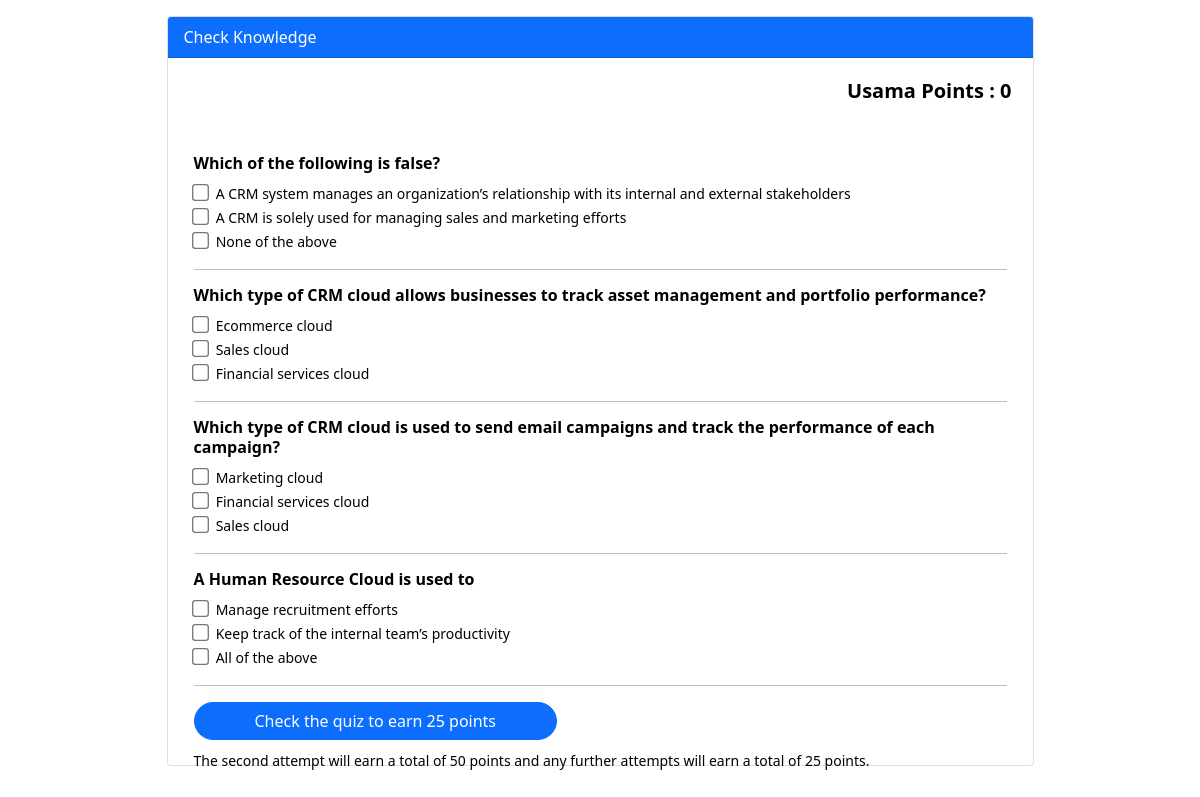
The app's page / (signed in), older data.
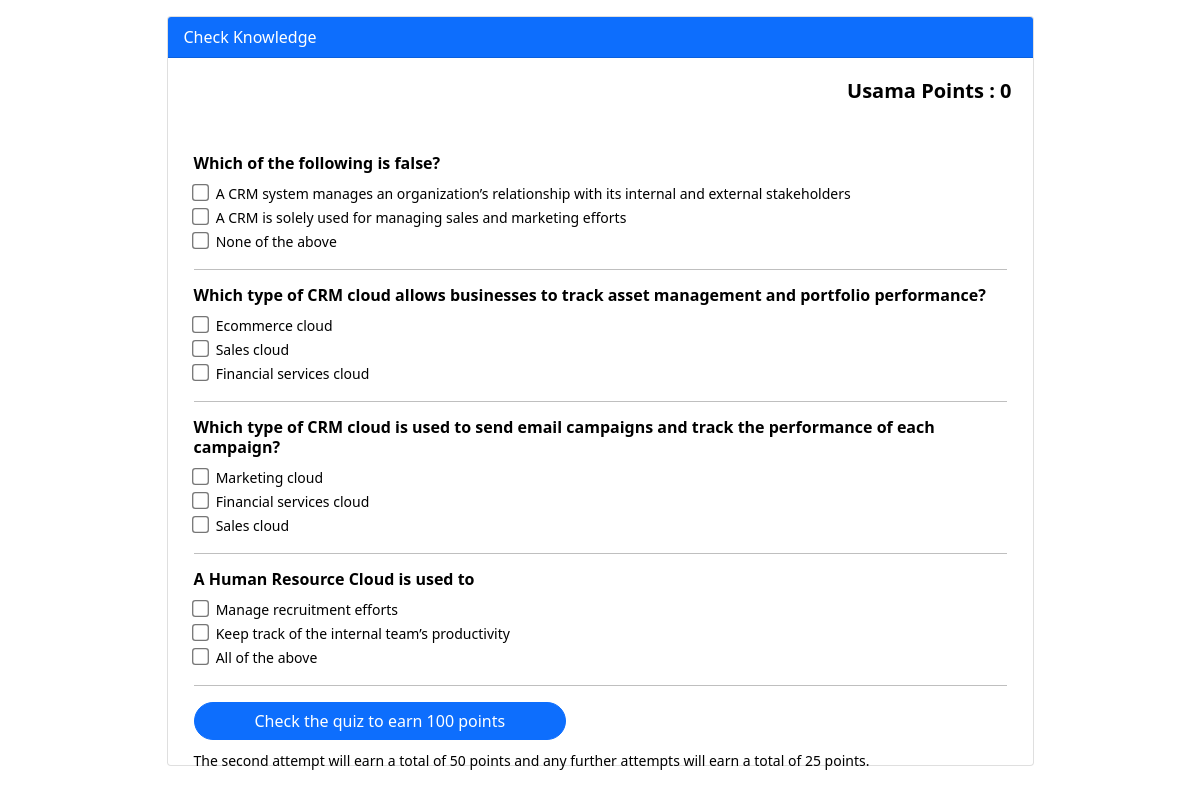
The same page, newer data.
### app/models.py (models this page shows, shortened)
class Point(models.Model):
    user = models.OneToOneField(User, on_delete=models.CASCADE)
    points = models.PositiveIntegerField(default=0)
    attempt = models.PositiveIntegerField(default=1)
    passed = models.BooleanField(default=False)
    def __str__(self):
        return str(self.points)
    def points_to_give(self):
        if self.attempt is 1:
            return 100
        elif self.attempt is 2:
            return 50
        else:
            return 25

class Question(models.Model):
    text = models.CharField(max_length=200)
    def __str__(self):
        return str(self.text)
    def get_answers(self):
        return self.answer_set.all()

class Answer(models.Model):
    text = models.CharField(max_length=200)
    correct = models.BooleanField(default=False)
    question = models.ForeignKey(Question, on_delete=models.CASCADE)
    def __str__(self):
        return self.text

### app/views.py (the view, shortened to what this page needs)
# urls.py: path('', home, name='home'),
def home(request):
    if request.user.is_authenticated:
        points = Point.objects.get(user=request.user)  # getting user points
        ques = Question.objects.all()
        context = {'questions': ques, 'points': points}
        return render(request, 'app/home.html', context)
    else:
        user = authenticate(username='Usama', password='123')
        login(request, user)
        return redirect('home')

### app/templates/app/home.html (shortened to what this page needs)
{% extends "base.html" %}
{% load static %}
{% block additionalStyles %}
<link rel="stylesheet" href="{% static 'app/css/quiz.css' %}">
{% endblock %}
{% block content %}
<div class="main mt-3">
    <div class="card  mb-3 " style="max-width: 18rem;">
        <div class="card-header text-white  bg-primary">Check Knowledge</div>
        <div class="card-body text-black">
            <div class="usr">
                <h5>
                    <strong>{{user}}</strong>
                    <strong>Points : {{points}}</strong>
                </h5>
            </div>
            <div class="ques">
                {% if points.passed is False %}
                <form method="POST"> {% csrf_token %}
                    {% for q in questions %}
                    <h6><strong>{{q}}</strong></h6>
                    <div id="ans{{q.id}}" onclick="section('ans{{q.id}}')">
                        {% for ans in q.get_answers %}
                        <label>
                            <input type="checkbox" name="answer" value="{{ans.id}}">
                            <span style="font-size: 14px;">{{ans}}</span>
                        </label>
                        <br>
                        {% endfor %}
                    </div>
                    <hr>
                    {% endfor %}
                    <button type="submit" class="btn btn-primary ">Check the quiz to earn
                        {{points.points_to_give}} points</button>
                    <br>
                    <p class="mt-2"><small> The second attempt will earn a total of 50 points and any further attempts
                            will earn a total of 25 points.</small></p>
                </form>
                {% else %}
                <h4 class="else text-success">Congrats! You passed the quiz with {{points}} points in {{points.attempt}}
                    attempts</h4>
                {% endif %}
            </div>
        </div>
    </div>
</div>
{% endblock content %}

### templates/base.html (shortened to what this page needs)
<!DOCTYPE html>
<html lang="en">
{% load static %}
<head>
    <link href="https://cdn.jsdelivr.net/npm/bootstrap@5.1.0/dist/css/bootstrap.min.css" rel="stylesheet"
>
    {% block additionalStyles %}{% endblock %}
</head>
<body>
    {% block content %}
    {% endblock content %}
</body>
</html>

### app/static/app/css/quiz.css (style rules this page uses)
.main { overflow: hidden; max-width: 867px; min-width:500px ; margin: auto; min-height: 760px; max-height: 660px !important; }
.btn-primary { padding-left: 60px; padding-right: 60px; border-radius: 50px; }
.card { max-width: 867px !important; min-width:500px !important; max-height: 750px !important; }
.usr { display: block; float: right; padding: 5px; margin-top: 10; margin-bottom: 20px; }
.ques { margin-left: 10px; margin-right: 10px; margin-top: 80px; }
.ques input[type=checkbox] { transform: scale(1.3); margin-right: 5px; }

Row changes from the older to the newer data that the page shows:
changed Point: points_to_give "25" → "100"
